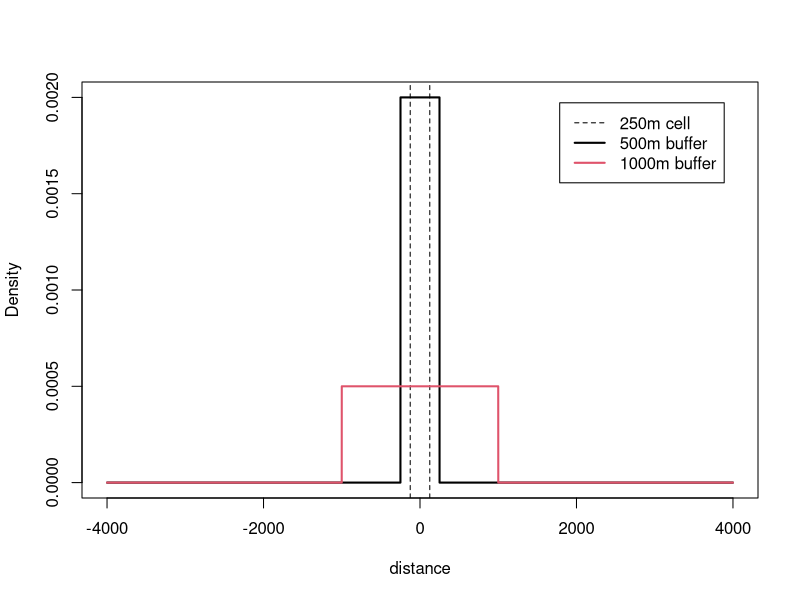
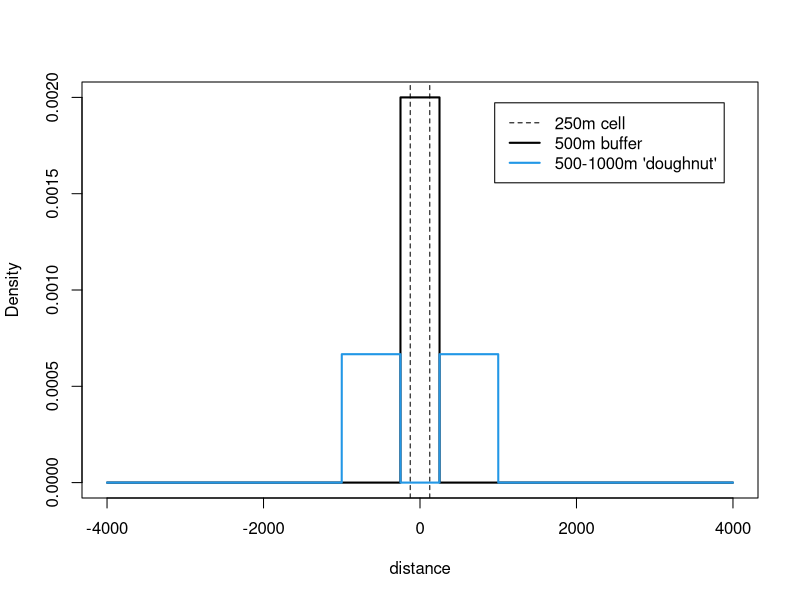
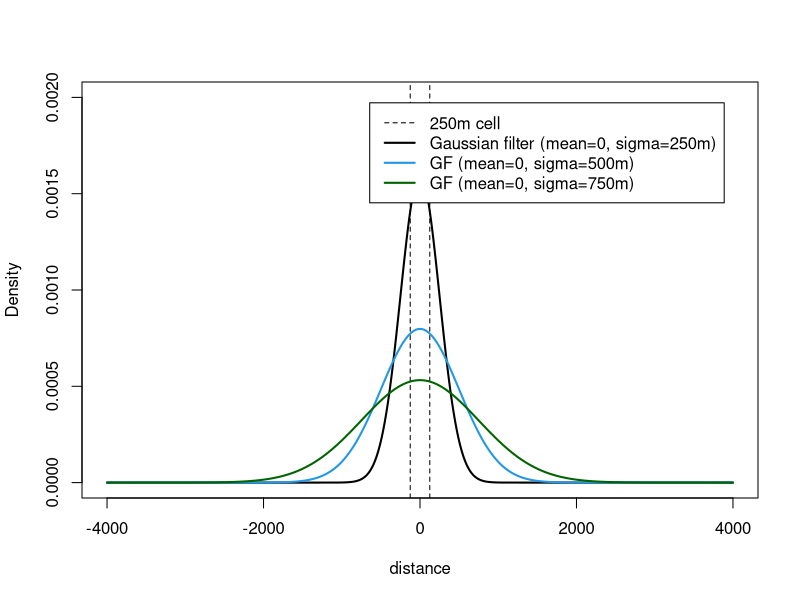
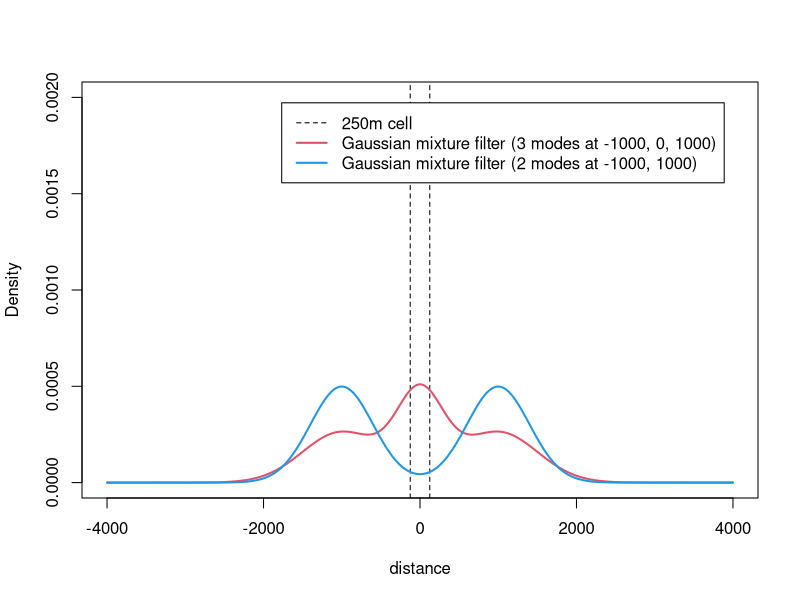
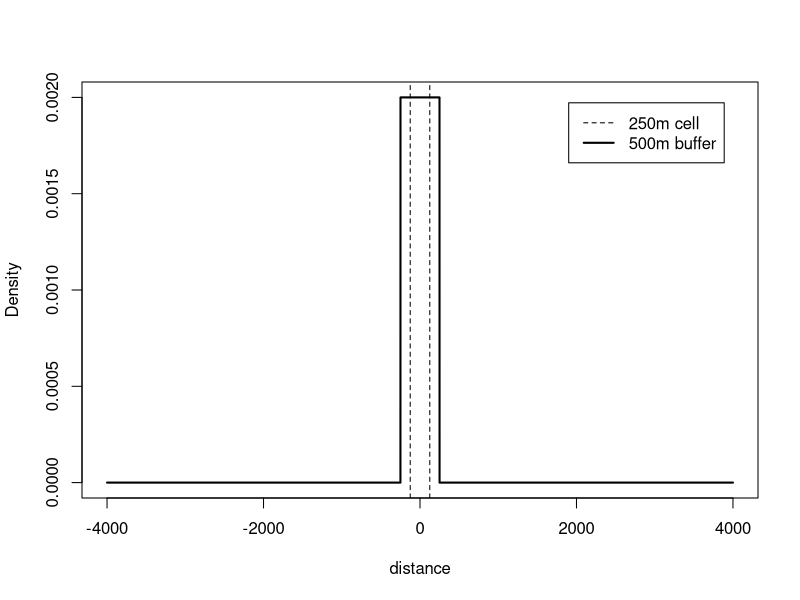
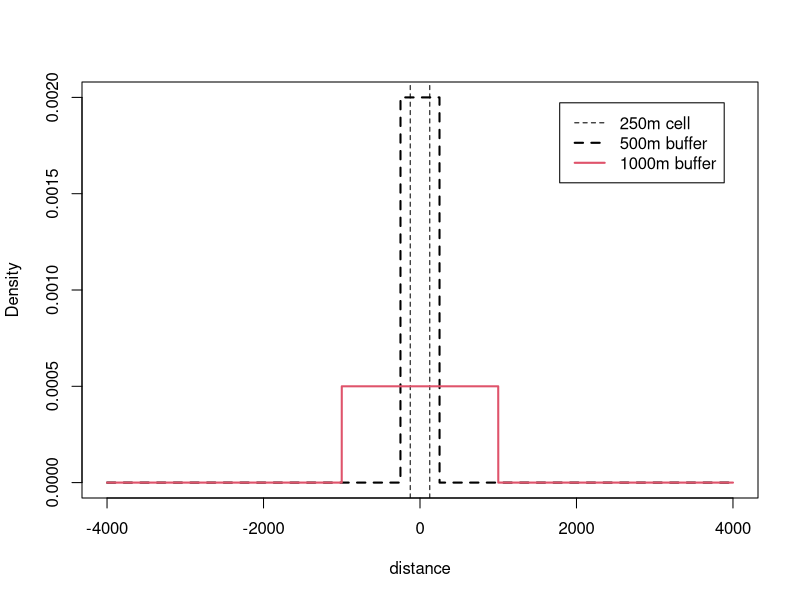
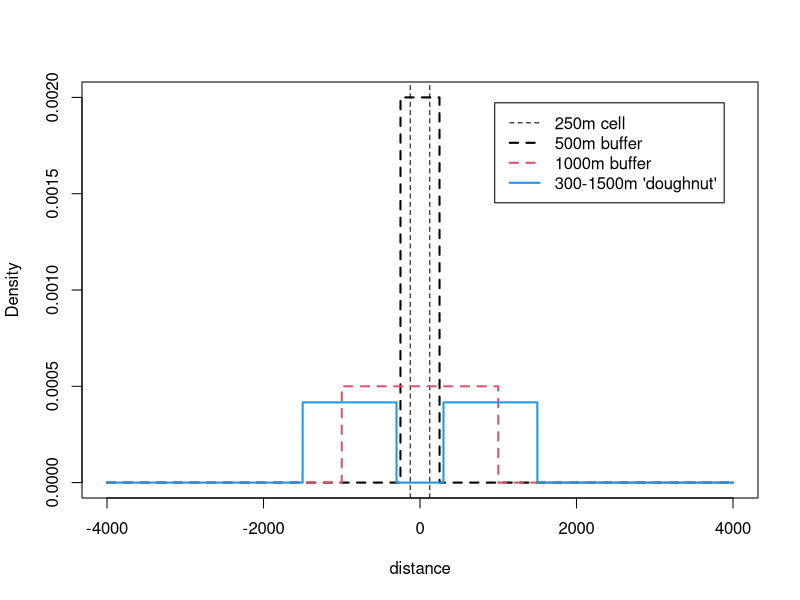
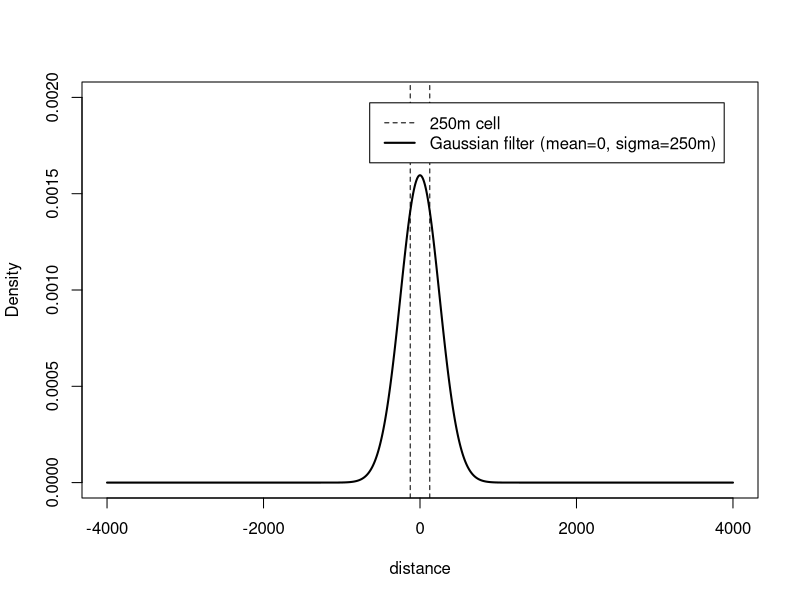

These charts were generated, in order, by the following R code:






x<-seq(-4000,4000,length.out=10000)
y1<-dunif(x,-250,250)
# plot 1
plot(x, y1, type="n", lty=1, xlab="distance",ylab="Density", main="")
abline(v=-125,lty=2)
abline(v=125,lty=2)
lines(x,dunif(x,-250,250),lwd=2)
lines(x,dunif(x,-1000,1000),lwd=2, col=2)
legend("topright", inset=.05,  legend=c("250m cell","500m buffer", "1000m buffer"), lwd=c(1,2,2), lty=c(2, 1,1), col=c(1,1,2))

# plot 2
plot(x, y1, type="n", lty=1, xlab="distance",ylab="Density", main="")
abline(v=-125,lty=2)
abline(v=125,lty=2)
lines(x,dunif(x,-250,250),lwd=2)
mix<-0.5*dunif(x,250,1000)+0.5*dunif(x,-1000,-250)
lines(x,mix,col=4,lwd=2)
legend("topright", inset=.05,  legend=c("250m cell","500m buffer", "500-1000m 'doughnut'"), lwd=c(1,2,2), lty=c(2, 1,1), col=c(1,1,4))

# plot 3
plot(x, y1, type="n", lty=1, xlab="distance",ylab="Density", main="")
abline(v=-125,lty=2)
abline(v=125,lty=2)

lines(x, dnorm(x,0,sd=250),lwd=2, col=1)
lines(x, dnorm(x,0,500), lwd=2, col=4)
lines(x, dnorm(x,0,750), lwd=2, col="darkgreen")
legend("topright", inset=.05,  legend=c("250m cell","Gaussian filter (mean=0, sigma=250m)","GF (mean=0, sigma=500m)","GF (mean=0, sigma=750m)"), lwd=c(1,2,2,2), lty=c(2,1,1,1), col=c(1,1,4,"darkgreen"))

# Plot 4
plot(x, y1, type="n", lty=1, xlab="distance",ylab="Density", main="")
abline(v=-125,lty=2)
abline(v=125,lty=2)
mix1<- 0.33*dnorm(x,-1000,500) +0.33*dnorm(x,0,300)+ 0.33*dnorm(x,1000,500)
lines(x, mix1, col=2,lwd=2)
mix2<- 0.5*dnorm(x,-1000,400) +0.5*dnorm(x,1000,400) 
lines(x,mix2, col=4, lwd=2)

legend("topright", inset=.05,  legend=c("250m cell","Gaussian mixture filter (3 modes at -1000, 0, 1000)","Gaussian mixture filter (2 modes at -1000, 1000)"), lwd=c(1,2,2), lty=c(2,1,1), col=c(1,2,4))




# plot 1
plot(x, y1, type="n", lty=1, xlab="distance",ylab="Density", main="")
abline(v=-125,lty=2)
abline(v=125,lty=2)
lines(x,dunif(x,-250,250),lwd=2)
legend("topright", inset=.05,  legend=c("250m cell","500m buffer"), lwd=c(1,2), lty=c(2, 1), col=c(1,1))

# plot 2
plot(x, y1, type="n", lty=1, xlab="distance",ylab="Density", main="")
abline(v=-125,lty=2)
abline(v=125,lty=2)
lines(x,dunif(x,-250,250),lwd=2, lty=2)
lines(x,dunif(x,-1000,1000),lwd=2, col=2)
legend("topright", inset=.05,  legend=c("250m cell","500m buffer", "1000m buffer"), lwd=c(1,2,2), lty=c(2, 2,1), col=c(1,1,2))

# plot 3
plot(x, y1, type="n", lty=1, xlab="distance",ylab="Density", main="")
abline(v=-125,lty=2)
abline(v=125,lty=2)
lines(x,dunif(x,-250,250),lwd=2, lty=2)
lines(x,dunif(x,-1000,1000),lwd=2, col=2, lty=2)
mix<-0.5*dunif(x,300,1500)+0.5*dunif(x,-1500,-300)
lines(x,mix,col=4,lwd=2)
legend("topright", inset=.05,  legend=c("250m cell","500m buffer","1000m buffer", "300-1500m 'doughnut'"), lwd=c(1,2,2,2), lty=c(2,2,2,1), col=c(1,1,2,4))

# plot 4
plot(x, y1, type="n", lty=1, xlab="distance",ylab="Density", main="")
abline(v=-125,lty=2)
abline(v=125,lty=2)
lines(x, dnorm(x,0,sd=250),lwd=2, col=1)
legend("topright", inset=.05,  legend=c("250m cell","Gaussian filter (mean=0, sigma=250m)"), lwd=c(1,2), lty=c(2,1), col=c(1,1))

# plot 5
plot(x, y1, type="n", lty=1, xlab="distance",ylab="Density", main="")
abline(v=-125,lty=2)
abline(v=125,lty=2)

lines(x, dnorm(x,0,sd=250),lwd=2, col=1)
lines(x, dnorm(x,0,500), lwd=2, col=4)
lines(x, dnorm(x,0,750), lwd=2, col="darkgreen")
legend("topright", inset=.05,  legend=c("250m cell","GF (mean=0, sigma=250m)","GF (mean=0, sigma=500m)","GF (mean=0, sigma=750m)"), lwd=c(1,2,2,2), lty=c(2,1,1,1), col=c(1,1,4,"darkgreen"))

# Plot 6
plot(x, y1, type="n", lty=1, xlab="distance",ylab="Density", main="")
abline(v=-125,lty=2)
abline(v=125,lty=2)
mix2<- 0.5*dnorm(x,-1000,400) +0.5*dnorm(x,1000,400) 
lines(x,mix2, col=4, lwd=2)
legend("topright", inset=.05,  legend=c("250m cell","Gaussian mixture 'doughtnut' (2 modes at -1000, 1000)"), lwd=c(1,2), lty=c(2,1), col=c(1,4))

# Plot 7
plot(x, y1, type="n", lty=1, xlab="distance",ylab="Density", main="")
abline(v=-125,lty=2)
abline(v=125,lty=2)
mix2<- 0.5*dnorm(x,-1000,400) +0.5*dnorm(x,1000,400) 
lines(x,mix2, col=4, lwd=2)
mix1<- 0.33*dnorm(x,-1000,400) +0.33*dnorm(x,0,350)+ 0.33*dnorm(x,1000,400)
lines(x, mix1, col=2,lwd=2)
legend("topright", inset=.05,  legend=c("250m cell","Gaussian mixture 'doughnut' (2 modes at -1000, 1000)","Gaussian mixture 'cinnamon roll' (3 modes at -1000, 0, 1000)"), lwd=c(1,2,2), lty=c(2,1,1), col=c(1,4,2))



